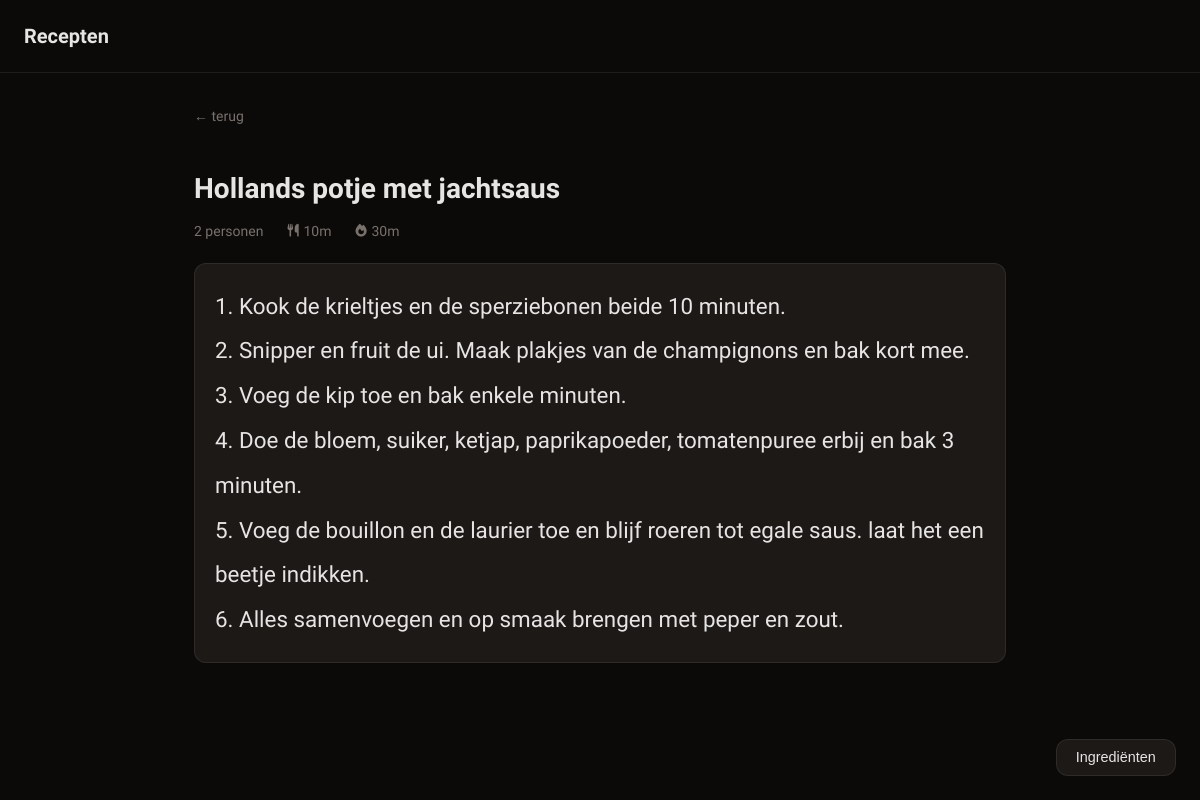
Screenshot of /recipes/6/cook with the database file from the repository.
### tables this page shows
CREATE TABLE recipe (
            id INTEGER PRIMARY KEY AUTOINCREMENT,
            title TEXT NOT NULL,
            steps TEXT NOT NULL DEFAULT '',
            servings INTEGER NOT NULL DEFAULT 2,
            updated_at TIMESTAMP DEFAULT CURRENT_TIMESTAMP
        , cook_time TEXT, tags TEXT, prep_time TEXT);

### app.py (the view)
@app.route("/recipes/<int:id>/cook")
def cook(id):
    db = get_db()
    recipe = db.execute("SELECT * FROM recipe WHERE id = ?", [id]).fetchone()
    if not recipe:
        return "Recept niet gevonden", 404
    ingredients = db.execute("SELECT * FROM ingredient WHERE recipe_id = ? ORDER BY sort_order", [id]).fetchall()
    return render_template("cook.html", recipe=recipe, ingredients=ingredients)

### app.py (called while the page is built)
def get_db():
    if "db" not in g:
        g.db = sqlite3.connect(DATABASE)
        g.db.row_factory = sqlite3.Row
        g.db.execute("PRAGMA foreign_keys = ON")
    return g.db

### templates/cook.html (shortened to what this page needs)
{% extends "base.html" %}
{% block content %}
<div class="cook-header">
  <a href="/recipes/{{ recipe.id }}" class="back">← terug</a>
</div>
<button id="ing-toggle" class="btn">Ingrediënten</button>
<h1>{{ recipe.title }}</h1>
<p class="meta">
  {{ recipe.servings }} personen
  {% if recipe.prep_time %}<span class="time-badge"><i class="fa-solid fa-utensils"></i> {{ recipe.prep_time }}</span>{% endif %}
  {% if recipe.cook_time %}<span class="time-badge"><i class="fa-solid fa-fire"></i> {{ recipe.cook_time }}</span>{% endif %}
</p>
<pre class="steps steps-cook">{{ recipe.steps }}</pre>
{% endblock %}

### static/css/style.css (style rules this page uses)
*, *::before, *::after { box-sizing: border-box; margin: 0; padding: 0; }
:root { --bg: #0c0a09; --surface: #1c1917; --border: rgba(255,255,255,0.08); --text: #e7e5e4; --muted: #78716c; --accent: #a3e635; --accent-fg: #0c0a09; --danger: #dc2626; --radius: 12px; --panel-width: min(420px, 90vw); }
body { background: var(--bg); color: var(--text); font-family: "Lexend", sans-serif; font-size: 1rem; line-height: 1.6; min-height: 100vh; }
h1 { font-size: 1.75rem; font-weight: 700; margin-bottom: 0.5rem; }
.back { display: inline-block; color: var(--muted); text-decoration: none; font-size: 0.875rem; margin-bottom: 1.25rem; }
.meta { color: var(--muted); font-size: 0.875rem; margin-bottom: 1.25rem; display: flex; align-items: center; gap: 0.75rem; flex-wrap: wrap; }
.time-badge { display: inline-flex; align-items: center; gap: 0.35rem; font-size: 0.875rem; color: var(--muted); }
.time-badge i { color: var(--muted); }
.time-badge { display: inline-flex; align-items: center; gap: 0.3rem; margin-left: 0.75rem; }
.time-badge i { font-size: 0.8rem; }
.btn { display: inline-block; padding: 0.6rem 1.2rem; border-radius: var(--radius); font-size: 0.9rem; font-weight: 500; cursor: pointer; text-decoration: none; border: 1px solid var(--border); background: var(--surface); color: var(--text); }
.steps { white-space: pre-wrap; font-family: inherit; font-size: 1rem; line-height: 1.8; background: var(--surface); border: 1px solid var(--border); border-radius: var(--radius); padding: 1.25rem; }
.steps-cook { font-size: 1.4rem; line-height: 2; }
.cook-header { display: flex; justify-content: space-between; align-items: center; margin-bottom: 1.25rem; }
#ing-toggle { position: fixed; bottom: 1.5rem; right: 1.5rem; z-index: 5; }

### rows the page displays
recipe: title "Hollands potje met jachtsaus", servings "2", prep_time "10m", cook_time "30m", steps "1. Kook de krieltjes en de sperziebonen beide 10 minuten. 2. Snipper en fruit de ui. Maak plakjes van de champignons en bak kort mee. 3. Voeg de kip toe en bak enkele minuten. 4. Doe de bloem, suiker, ketjap, paprikapoeder, tomatenpuree erbij en bak 3 minuten. 5. Voeg de bouillon en de laurier toe en blijf roeren tot egale saus. laat het een beetje indikken. 6. Alles samenvoegen en op smaak brengen met peper en zout."
